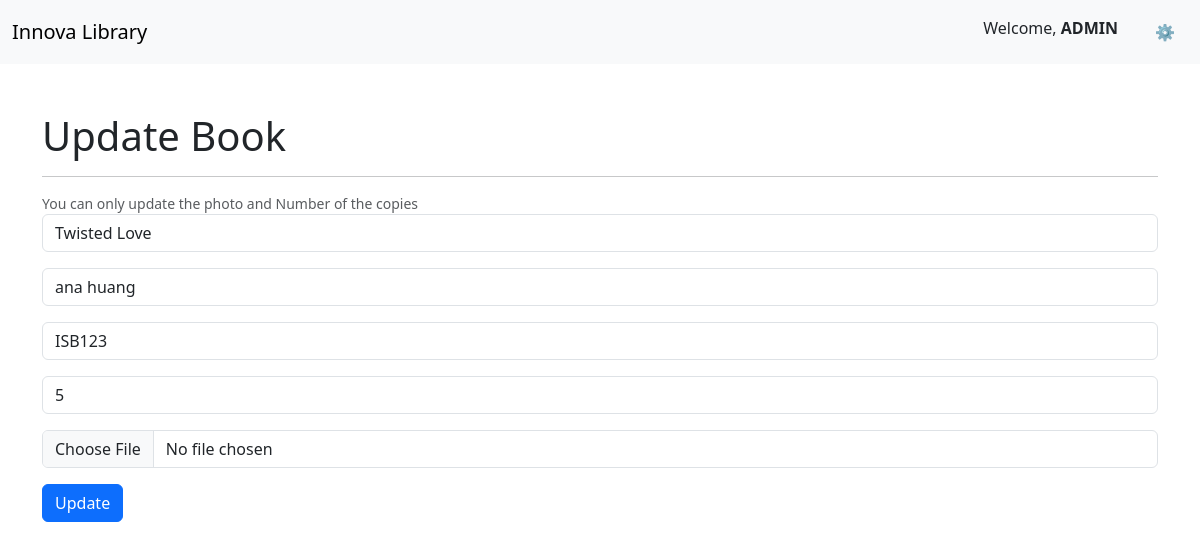
The page /updatebook/1/ (signed in) on the database its author committed.
### book/models.py (models this page shows, shortened)
class Book(models.Model):
    title = models.CharField(max_length=200)
    author = models.CharField(max_length=100)
    isbn = models.CharField(max_length=13, unique=True)
    published_date = models.DateField()
    available_copies = models.IntegerField(default=0)
    photo = models.ImageField(upload_to='book_photos/', null=True, blank=True)
    category = models.CharField(max_length=100)
    created_at = models.DateTimeField(auto_now_add=True)

### book/views.py (the view, shortened to what this page needs)
# urls.py: path('updatebook/<int:id>/',update_book,name='updatebook')
def update_book(request,id):
    try:
        book = Book.objects.get(id=id)
    except Book.DoesNotExist:
        messages.error(request, "Book not found")
        return redirect("updatebook", id=id)
    return render(request, 'updatebook.html', {'book': book})

### book/templates/updatebook.html (shortened to what this page needs)
{%extends 'base.html'%}
{%block content%}
<div class="container mt-5">
<form method="post" enctype="multipart/form-data">
    <h1> Update Book </h1>
    <hr>
    <div id="emailHelp" class="form-text">You can only update the photo and Number of the copies</div>
  <div class="mb-3">
    <input type="text" class="form-control" name="title" placeholder="Enter Book title" readonly value="{{book.title}}">
  </div>
  <div class="mb-3">
    <input type="text" class="form-control" name="author" placeholder="Enter Author Name" required readonly value="{{book.author}}">
  </div>
  <div class="mb-3">
    <input type="text" class="form-control" name="isbn" placeholder="Enter ISBN Code" required readonly value="{{book.isbn}}">
  </div>
  <div class="mb-3">
    <input type="number" class="form-control" name="available_copies" placeholder="Enter Number of copies" required  value="{{book.available_copies}}">
  </div>
  <div class="mb-3">
    <input type="file" class="form-control" name="photo" placeholder="Select the Photo"  value="{{book.photo}}">
  </div>
  <button type="submit" class="btn btn-primary">Update</button>
</form>
</div>
{%endblock%}

### rows shown on the page
Book: title "Twisted Love", author "ana huang", isbn "ISB123", available_copies "5"

### other values the page prints
{{ request.session.name | upper }} "ADMIN"
